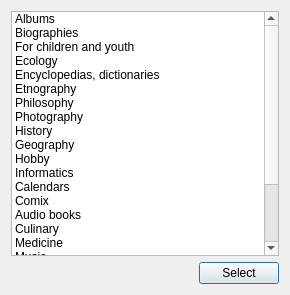
<?xml version="1.0" encoding="UTF-8"?>
<ui version="4.0">
 <class>CategorySelection</class>
 <widget class="QDialog" name="CategorySelection">
  <property name="geometry">
   <rect>
    <x>0</x>
    <y>0</y>
    <width>290</width>
    <height>295</height>
   </rect>
  </property>
  <property name="windowTitle">
   <string>Select category</string>
  </property>
  <layout class="QVBoxLayout" name="verticalLayout">
   <item>
    <layout class="QVBoxLayout" name="mainLayout">
     <item>
      <layout class="QHBoxLayout" name="listLayout">
       <item>
        <widget class="QListWidget" name="categoriesList">
         <item>
          <property name="text">
           <string>Albums</string>
          </property>
         </item>
         <item>
          <property name="text">
           <string>Biographies</string>
          </property>
         </item>
         <item>
          <property name="text">
           <string>For children and youth</string>
          </property>
         </item>
         <item>
          <property name="text">
           <string>Ecology</string>
          </property>
         </item>
         <item>
          <property name="text">
           <string>Encyclopedias, dictionaries</string>
          </property>
         </item>
         <item>
          <property name="text">
           <string>Etnography</string>
          </property>
         </item>
         <item>
          <property name="text">
           <string>Philosophy</string>
          </property>
         </item>
         <item>
          <property name="text">
           <string>Photography</string>
          </property>
         </item>
         <item>
          <property name="text">
           <string>History</string>
          </property>
         </item>
         <item>
          <property name="text">
           <string>Geography</string>
          </property>
         </item>
         <item>
          <property name="text">
           <string>Hobby</string>
          </property>
         </item>
         <item>
          <property name="text">
           <string>Informatics</string>
          </property>
         </item>
         <item>
          <property name="text">
           <string>Calendars</string>
          </property>
         </item>
         <item>
          <property name="text">
           <string>Comix</string>
          </property>
         </item>
         <item>
          <property name="text">
           <string>Audio books</string>
          </property>
         </item>
         <item>
          <property name="text">
           <string>Culinary</string>
          </property>
         </item>
         <item>
          <property name="text">
           <string>Medicine</string>
          </property>
         </item>
         <item>
          <property name="text">
           <string>Music</string>
          </property>
         </item>
         <item>
          <property name="text">
           <string>Music notes</string>
          </property>
         </item>
         <item>
          <property name="text">
           <string>Right</string>
          </property>
         </item>
         <item>
          <property name="text">
           <string>Religion</string>
          </property>
         </item>
         <item>
          <property name="text">
           <string>Sport</string>
          </property>
         </item>
         <item>
          <property name="text">
           <string>Art</string>
          </property>
         </item>
        </widget>
       </item>
      </layout>
     </item>
     <item>
      <layout class="QHBoxLayout" name="btnLayout">
       <item>
        <spacer name="horizontalSpacer">
         <property name="orientation">
          <enum>Qt::Horizontal</enum>
         </property>
         <property name="sizeHint" stdset="0">
          <size>
           <width>40</width>
           <height>20</height>
          </size>
         </property>
        </spacer>
       </item>
       <item>
        <widget class="QPushButton" name="btnSelect">
         <property name="text">
          <string>Select</string>
         </property>
        </widget>
       </item>
      </layout>
     </item>
    </layout>
   </item>
  </layout>
 </widget>
 <resources/>
 <connections/>
</ui>
